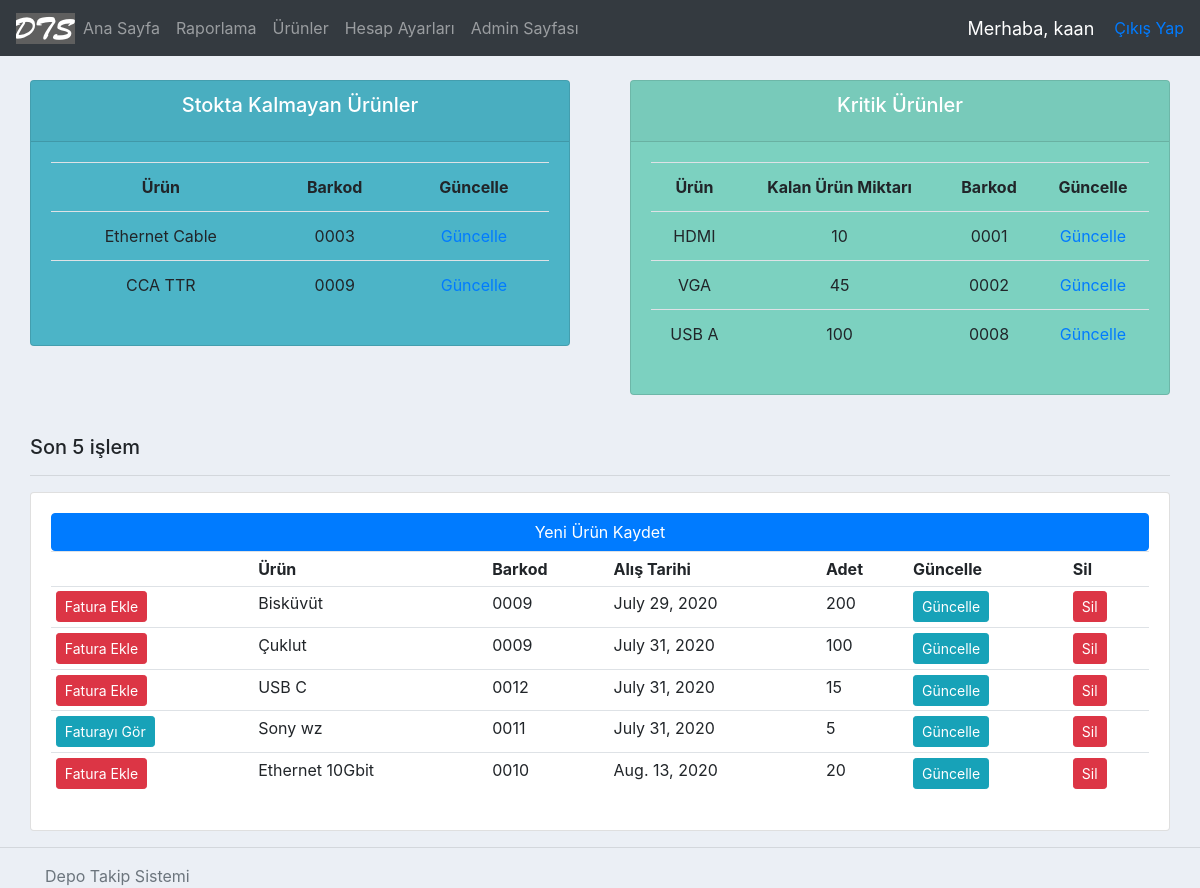
The page / (signed in) on the database its author committed.
### accounts/models.py (models this page shows, shortened)
class Product(models.Model):
    name = models.CharField(max_length=200)
    barcode = models.CharField(max_length=48)
    code = models.CharField(max_length=255)
    criticalStock = models.BooleanField(default=False) #kritik stok
    criticalStockAmt = models.IntegerField(null=True, blank=True)
    photo = models.ImageField(blank=True, null=True)
    vendor = models.CharField(max_length=200) #alınan firma
    dateBought = models.DateField(null=True) #satın alınan tarih
    regDate = models.DateTimeField( auto_now_add=True, null=True ) #ürünün kayıt edildiği tarih
    price = models.FloatField() #ürünün fiyatı
    amount = models.IntegerField() #ürünün adeti
    category = models.CharField(max_length=200) #ürünün kategorisi
    brand = models.CharField(max_length = 200) #ürünün markası
    model = models.CharField(max_length = 200, blank=True, null=True)
    description = models.CharField(max_length = 400, blank=True, null=True) #açıklama
    editor = models.CharField(max_length = 200) #ürünü kaydeden/silen kullanıcı
    invoice = models.OneToOneField('Invoice', on_delete=models.CASCADE, related_name="fatura", null=True, blank=True )

### accounts/views.py (the view)
# urls.py: 2. Add a URL to urlpatterns:  path('', views.home, name='home')
@login_required(login_url='login')
def home(request):
    products = Product.objects.all()
    invoices = Invoice.objects.all()
    criticalProducts = []
    outOfStock = []
    for product in products:
        if product.criticalStock and product.criticalStockAmt != None and product.amount <= product.criticalStockAmt:
            criticalProducts.append(product)
        if product.amount == 0:
            outOfStock.append(product)
    sum = 0
    for product in products:
        sum += product.price * product.amount
    start = 5
    if products.count() <= 5:
        start = 0
    else:
        start = products.count() - 5
    context = { 'products': products[ start :], 'invoices': invoices, 'sum': sum,
                'criticalProducts': criticalProducts, 'outOfStock' : outOfStock }
    return render( request, 'accounts/dashboard.html',  context )

### accounts/templates/accounts/dashboard.html
{%  extends 'accounts/main.html' %}
{% block content %}
{%  include 'accounts/status.html' %}
<br>
	<div class="col-md">
		<h5>Son 5 işlem</h5>
		<hr>
		<div class="card card-body">
			<div class="btn-group" role="group" aria-label="Basic example">
				<a class="btn btn-primary" href="{% url 'addProduct' %}">Yeni Ürün Kaydet</a>
			</div>
			<table class="table table-sm">
				<tr>
					<th></th>
					<th>Ürün</th>
					<th>Barkod</th>
					<th>Alış Tarihi</th>
					<th>Adet</th>
					<th>Güncelle</th>
					<th>Sil</th>
				</tr>
				{% for product in products %}
				<tr>
					{% if product.invoice is not Null %}
						<td><a class="btn btn-sm btn-info" href="{% url 'invoice-path' product.invoice.id %}">Faturayı Gör</a></td>
					{% else %}
						<td><a class="btn btn-sm btn-danger" href="{% url 'addInvoice' product.id %}">Fatura Ekle</a></td>
					{% endif %}
					<td>{{product.name}}</td>
					<td>{{product.barcode}}</td>
					<td>{{product.dateBought}}</td>
					<td>{{product.amount}}</td>
					<td><a class="btn btn-sm btn-info" href="{% url 'updateProduct' product.id %}">Güncelle</a></td>
					<td><a class="btn btn-sm btn-danger" href="{% url 'deleteProduct' product.id %}">Sil</a></td>
				</tr>
				{% endfor %}
			</table>
		</div>
	</div>
</div>
{% endblock %}

### accounts/templates/accounts/navbar.html (shortened to what this page needs)
{% load static %}
<nav class="navbar navbar-expand-lg navbar-dark bg-dark">
  <img class="logo" src="{% static 'images/dts.png' %}">
  <div class="collapse navbar-collapse" id="navbarNav">
    <ul class="navbar-nav">
      <li class="nav-item ">
        <a class="nav-link" href="{% url 'home' %}">Ana Sayfa</a>
      </li>
      {% if request.user.is_staff %}
      <li class="nav-item ">
        <a class="nav-link" href="/products">Raporlama</a>
      </li>
      {% endif %}
      <li class="nav-item ">
        <a class="nav-link" href="/products">Ürünler</a>
      </li>
      <li class="nav-item">
        <a class="nav-link" href="{% url 'account' %}">Hesap Ayarları</a>
      </li>
      <li class="nav-item">
        <a class="nav-link" href="/admin">Admin Sayfası</a>
    </ul>
  </div>
  <span class="hello-msg">Merhaba, {{request.user}}</span>
  <span><a href="{% url 'logout' %}">Çıkış Yap</a></span>
</nav>

### accounts/templates/accounts/status.html
<br>
<div class="row">
	<div class="col">
		<div class="col-md">
			<div class="card text-center text-white  mb-3" id="total-orders">
			  	<div class="card-header">
			  		<h5 class="card-title">Stokta Kalmayan Ürünler</h5>
			  	</div>
				<div class="card-body">
					{% if outOfStock|length == 0 %}
					<p>Stokta kalmayan ürün yok.</p>
					{% else %}
			    	<table class="card-table table">
						<tr>
							<th>Ürün</th>
							<th>Barkod</th>
							<th>Güncelle</th>
						</tr>
						{% for product in outOfStock %}
						<tr>
							<td>{{product.name}}</td>
							<td>{{product.barcode}}</td>
							<td><a href="{% url 'updateProduct' product.id %}">Güncelle</a></td>
						</tr>
						{% endfor %}
					</table>
					{% endif %}
			  	</div>
			</div>
		</div>
	</div>
	<div class="col">
		<div class="col-md">
			<div class="card text-center text-white  mb-3" id="orders-pending">
			  	<div class="card-header">
			  		<h5 class="card-title">Kritik Ürünler</h5>
			  	</div>
			  	<div class="card-body">
			    	<table class="card-table table">
						<tr>
							<th>Ürün</th>
							<th>Kalan Ürün Miktarı</th>
							<th>Barkod</th>
							<th>Güncelle</th>
						</tr>
						{% for criticalProduct in criticalProducts %}
						<tr>
							<td>{{criticalProduct.name}}</td>
							<td>{{criticalProduct.amount}}</td>
							<td>{{criticalProduct.barcode}}</td>
							<td><a href="{% url 'updateProduct' criticalProduct.id %}">Güncelle</a></td>
						</tr>
						{% endfor %}
					</table>
			  	</div>
			</div>
		</div>
	</div>
</div>

### static/css/main.css (style rules this page uses)
body { background-color: #ebeff5; }
#total-orders { background-color: #4cb4c7; }
#orders-pending { background-color: #7CD1C0; }

### accounts/templates/accounts/navbar.html (style rules this page uses)
.hello-msg { font-size: 18px; color: #fff; margin-right: 20px; }

### rows shown on the page
Product: name "Ethernet Cable", barcode "0003"
Product: name "CCA TTR", barcode "0009"
Product: name "HDMI", amount "10", barcode "0001"
Product: name "VGA", amount "45", barcode "0002"
Product: name "USB A", amount "100", barcode "0008"
Product: shows "Fatura Ekle", name "Bisküvüt", barcode "0009", dateBought "July 29, 2020", amount "200"
Product: shows "Fatura Ekle", name "Çuklut", barcode "0009", dateBought "July 31, 2020", amount "100"
Product: shows "Fatura Ekle", name "USB C", barcode "0012", dateBought "July 31, 2020", amount "15"
Product: shows "Faturayı Gör", name "Sony wz", barcode "0011", dateBought "July 31, 2020", amount "5"
Product: shows "Fatura Ekle", name "Ethernet 10Gbit", barcode "0010", dateBought "Aug. 13, 2020", amount "20"

### other values the page prints
{{ request.user }} "kaan"
